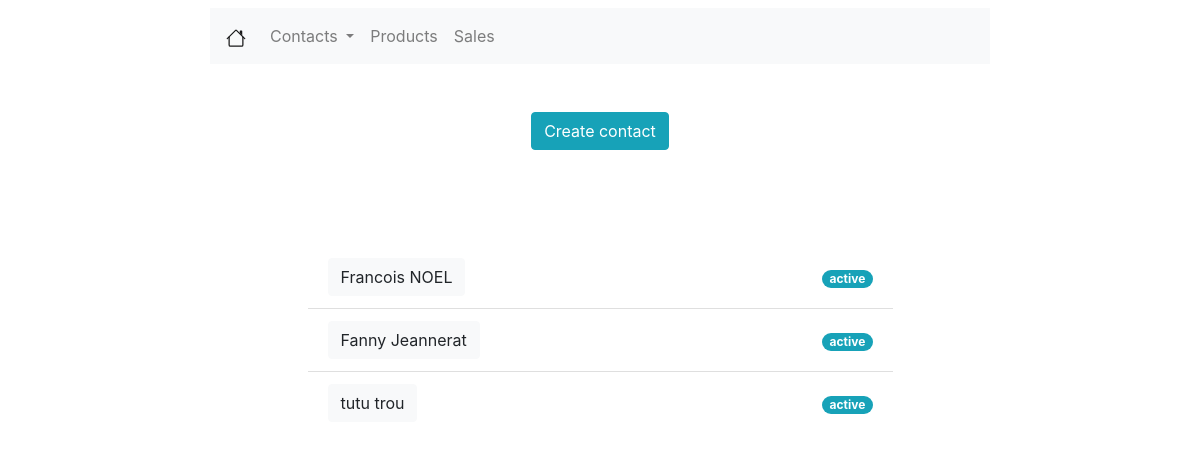
Screenshot of /contacts/ (signed in) with the database file from the repository.
### contacts/models.py (models this page shows, shortened)
class Contact(models.Model):
    COUNTRY_CHOICES = (
        ('US', 'United States'),
        ('FR', 'France'),
        ('CH', 'Suisse'),
        ('RU', 'Russia'),
        ('IT', 'Italy'),
    )
    TITLE_CHOICES = (
        ('M.', 'Monsieur'),
        ('Mme', 'Madame'),
        ('Melle', 'Mademoiselle'),
        ('NA', 'Sans avis'),
    )
    LANG_CHOICES = (
        ('EN', 'Anglais'),
        ('FR', 'Francais'),
        ('CH', 'Suisse'),
        ('RU', 'Russe'),
        ('IT', 'Italien'),
    )
    is_active = models.BooleanField(verbose_name="active", default=True)
    title = models.CharField(verbose_name="titre", max_length=50, null=False, choices=TITLE_CHOICES, default='Mme')
    lang = models.CharField(verbose_name="Langue", max_length=80, null=False, choices=LANG_CHOICES, default='US')
    name = models.CharField(verbose_name='Prénom', max_length=200, null=True)
    lastname = models.CharField(verbose_name='Nom de famille', max_length=200, null=True)
    age = models.IntegerField(verbose_name='Age', null=True)
    street = models.CharField(verbose_name="Adresse", max_length=100, null=True)
    region_zip = models.IntegerField(verbose_name="Code postale", null=True)
    city = models.CharField(verbose_name="Ville", max_length=200, null=True)
    country = models.CharField(verbose_name="Pays", max_length=100, null=False, choices=COUNTRY_CHOICES, default='CH')
    phone = PhoneNumberField(null=True)
    mobile = PhoneNumberField(null=True)
    email = models.EmailField(verbose_name="E-mail", max_length=254, null=True)
    state = models.CharField(verbose_name="Etat", max_length=20, null=True)
    user_id = models.ForeignKey(User, on_delete=models.CASCADE)

### contacts/views.py (the view)
# urls.py: path('', views.IndexView.as_view(), name='contacts'),
class IndexView(LoginRequiredMixin, generic.ListView):
    login_url = reverse_lazy('login')
    template_name = 'contacts/contacts_listview.html'
    context_object_name = 'contacts_list'
    def get_queryset(self):
        return Contact.objects.filter(user_id=self.request.user)

### contacts/templates/contacts/contacts_listview.html (shortened to what this page needs)
{% extends 'viewlist/viewlist.html' %}
{% load static %}
{% block viewlist %}
    <div class="row mx-auto mt-5 justify-content-center">
        <form class="form-inline">
            <a class="btn btn-info" href="{% url 'create_contact' %}" role="button">Create contact</a>
        </form>
    </div>
    <div class="row mx-auto mt-5 justify-content-center">
        {% if contacts_list %}
            <ul class="list-group list-group-flush w-50">
                {% for contact in contacts_list %}
                    <li class="list-group-item d-flex justify-content-between align-items-center">
                        <a class="btn btn-light" href="{% url 'contact_detail' contact.id %}"
                           role="button">{{ contact.name }} {{ contact.lastname }}</a>
                        <a href="{% url 'toggle_active' contact.id %}">
                            {% if contact.is_active %}
                                <span class="badge badge-info badge-pill">active</span>
                            {% else %}
                                <span class="badge badge-danger badge-pill">archived</span>
                            {% endif %}
                        </a>
                    </li>
                {% endfor %}
            </ul>
        {% else %}
            <p>No contacts are available</p>
        {% endif %}
    </div>
{% endblock %}

### rows the page displays
Contact: name "Francois", lastname "NOEL", is_active "active"
Contact: name "Fanny", lastname "Jeannerat", is_active "active"
Contact: name "tutu", lastname "trou", is_active "active"
